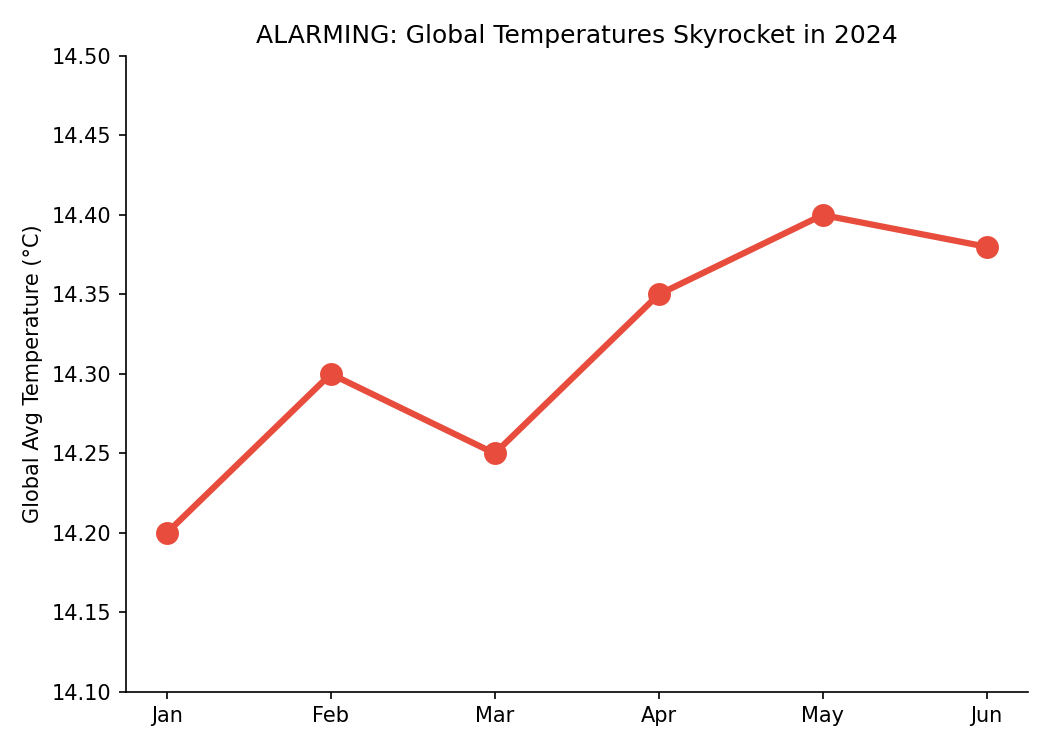
#> input picture misleading_graph2/images/11_truncated_misleading_title.png, 1050 x 750 px; its folder holds only this picture in this run
$ python ai_image_detection.py
#> lines starting #> are read from the running program, lines starting #| are printed output that depends on the picture
# Install required libraries
# pip install pillow numpy

import os
import glob
import numpy as np
from PIL import Image, ExifTags

AI_METADATA_KEYWORDS = [
    "stable diffusion",
    "midjourney",
    "dall-e",
    "dalle",
    "sd",
    "ai-generated",
    "generated",
    "photoshop",
    "gimp",
    "adobe",
    "openai",
    "pixray",
    "dreamstudio",
    "nightcafe",
    "image generated",
]
AI_FILENAME_KEYWORDS = [
    "ai",
    "generated",
    "gen",
    "pic",
    "sd",
    "mj",
    "midjourney",
    "dalle",
]

CAMERA_METADATA_KEYS = {
    "make",
    "model",
    "lensmodel",
    "software",
    "exif",
    "date/time",
    "datetime",
}


def extract_metadata(image):
    metadata = {}
    info = image.info or {}
    for key, value in info.items():
        metadata[str(key).lower()] = str(value).lower()

    if hasattr(image, "getexif"):
        try:
            exif = image.getexif()
            if exif:
                for tag_id, tag_value in exif.items():
                    tag_name = ExifTags.TAGS.get(tag_id, tag_id)
                    metadata[str(tag_name).lower()] = str(tag_value).lower()
        except Exception:
            pass

    return metadata


def detect_ai_generated_image(image_path):
    """
    Detect if an image is likely AI-generated using metadata and image heuristics.
    """
    try:
        with Image.open(image_path) as image:
#> image is the input picture: PIL image 1050x750 RGBA; mean R, G, B, A 251.3, 249.8, 249.6, 255
            filename = os.path.basename(image_path).lower()
            extension = os.path.splitext(filename)[1]
            metadata = extract_metadata(image)
#> in extract_metadata, `info = image.info or {}`: info = 2 items
#> the loop in extract_metadata, `for key, value in info.items():` made 2 passes
#> key on pass 1: 'Software'
#> (key, value) on pass 2: ('dpi', (150, 150))
#> metadata = 2 items
            metadata_text = " ".join(metadata.values())
            image_np = np.asarray(image.convert("RGB"), dtype=np.float32)

        score = 0.0
        reasons = []

        if any(keyword in metadata_text for keyword in AI_METADATA_KEYWORDS):
            score += 0.6
            reasons.append("AI tool metadata")

        if any(keyword in filename for keyword in AI_FILENAME_KEYWORDS):
            score += 0.3
            reasons.append("filename suggests AI content")

        if extension in {".png", ".webp"}:
            score += 0.3
            reasons.append("non-photographic file format")
            if not any(key in metadata for key in CAMERA_METADATA_KEYS):
                score += 0.2
                reasons.append("missing camera metadata")

        if extension in {".jpg", ".jpeg"} and not any(key in metadata for key in CAMERA_METADATA_KEYS):
            score += 0.1
            reasons.append("missing photo metadata")

        gray = image_np.mean(axis=2)
        gx, gy = np.gradient(gray)
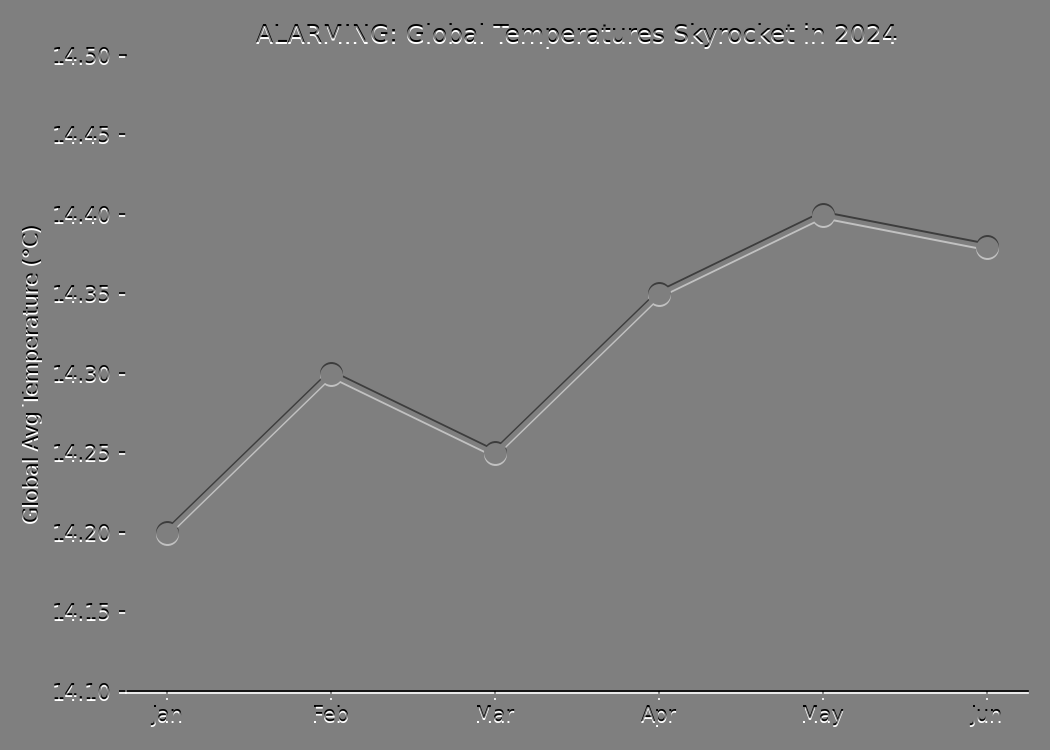
#> gx: shape (750, 1050) float32; min -127.5, max 127.5, mean 0; drawn with min black and max white
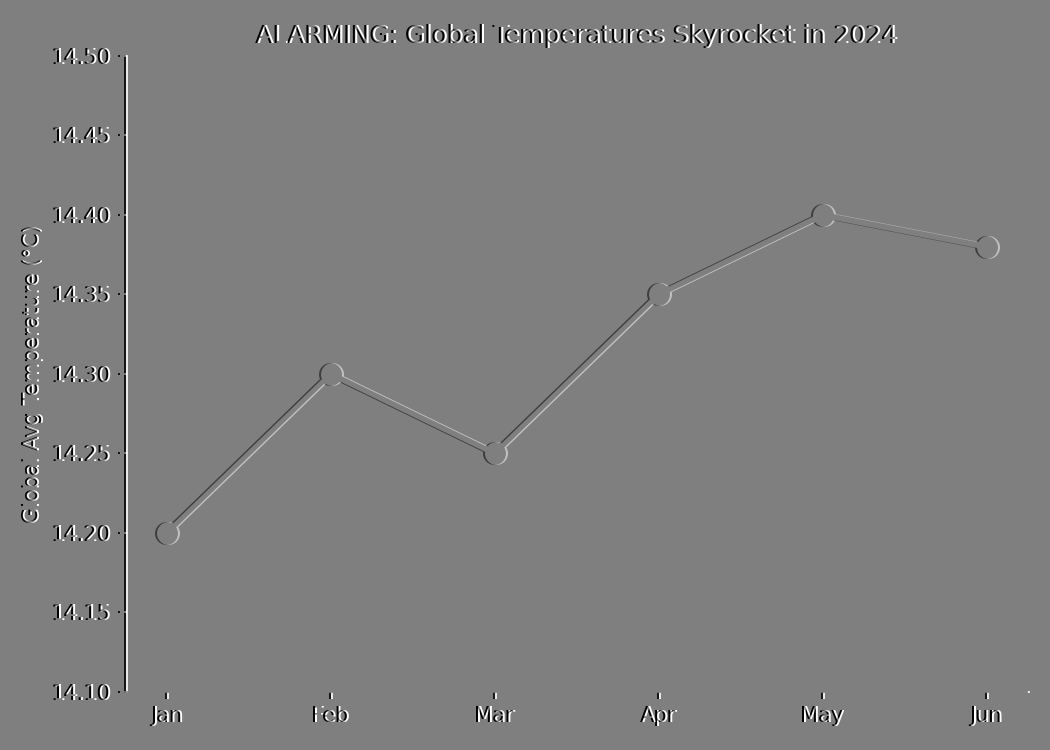
#> gy: shape (750, 1050) float32; min -127.5, max 127.5, mean 0; drawn with min black and max white
        edge_var = np.var(gx) + np.var(gy)
#> edge_var = 400.5
        color_var = np.var(image_np[:, :, 0]) + np.var(image_np[:, :, 1]) + np.var(image_np[:, :, 2])
#> color_var = 2846.8
        texture_ratio = edge_var / (color_var + 1e-6)
#> texture_ratio = 0.141

        if texture_ratio < 0.12:
            score += 0.1
            reasons.append("smooth synthetic texture")

        if image_np.shape[0] <= 800 and image_np.shape[1] <= 800:
            score += 0.05
            reasons.append("small image dimensions")

        ai_generated = score >= 0.80
        label = "Likely AI-generated" if ai_generated else "Likely natural"
        return f"{label} (score: {score:.2f}; reasons: {', '.join(reasons) if reasons else 'none'})"

    except Exception as e:
        return f"Error processing: {str(e)}"


if __name__ == "__main__":
    images_folder = os.path.join(os.path.dirname(__file__), "images")
    image_extensions = ["*.jpg", "*.jpeg", "*.png", "*.bmp", "*.gif", "*.webp"]

    image_paths = []
    for ext in image_extensions:
        image_paths.extend(glob.glob(os.path.join(images_folder, ext)))

    image_paths = sorted(set(image_paths))

    if not image_paths:
        print(f"No images found in {images_folder}")
    else:
        print(f"Found {len(image_paths)} image(s) in {images_folder}\n")
        print("=" * 60)

        ai_generated = []
        natural = []

        for image_path in image_paths:
            filename = os.path.basename(image_path)
            result = detect_ai_generated_image(image_path)
            print(f"{filename}: {result}")
            if "Likely AI-generated" in result:
                ai_generated.append(filename)
            else:
                natural.append(filename)

        print("=" * 60)
        print(f"\nSummary:")
        print(f"AI-generated images ({len(ai_generated)}): {', '.join(ai_generated) if ai_generated else 'None'}")
        print(f"Natural images ({len(natural)}): {', '.join(natural) if natural else 'None'}")
